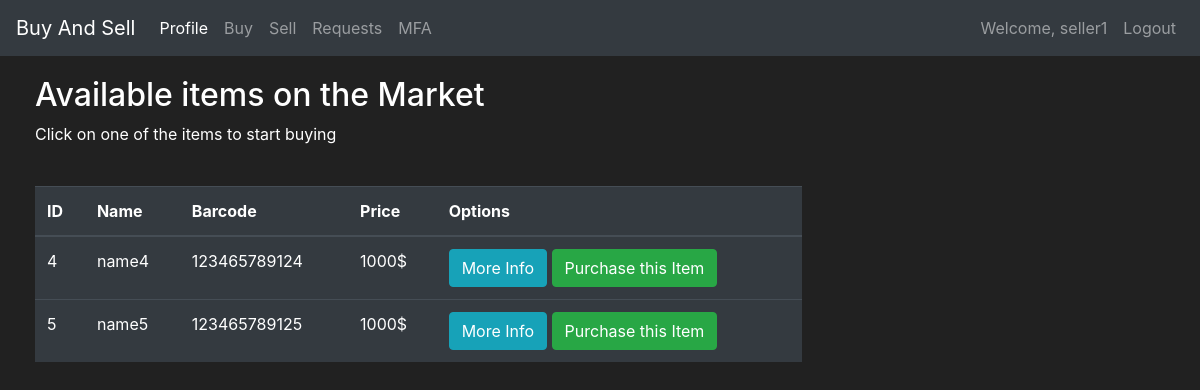
The page /buy (signed in) on the database as committed earlier.
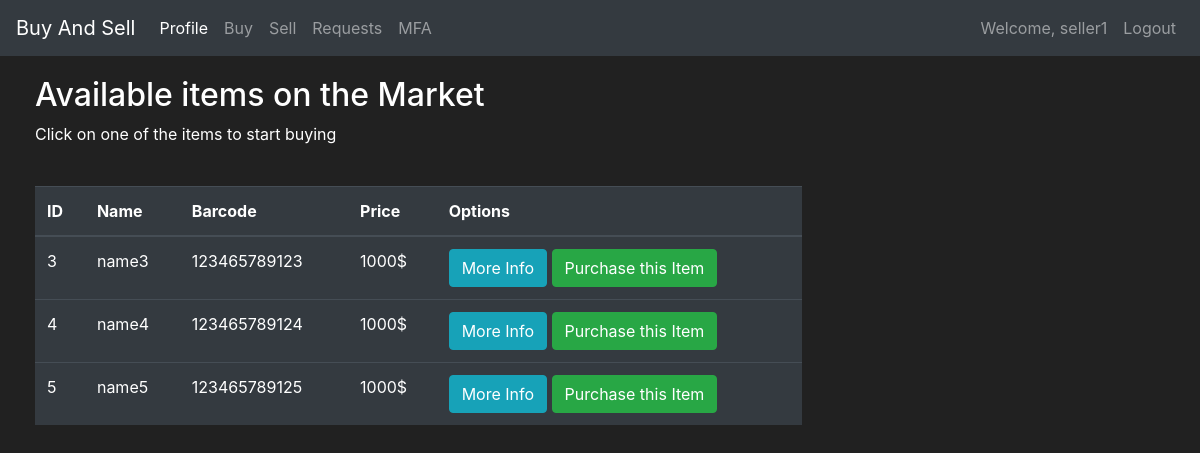
The same page on the database as committed later.
### market/models.py (models this page shows, shortened)
class Item(db.Model):
    id = db.Column(db.Integer(), primary_key=True)
    name = db.Column(db.String(length=30), nullable=False, unique=True)
    price = db.Column(db.Integer(), nullable=False)
    barcode = db.Column(db.String(length=12), nullable=False, unique=True)
    description = db.Column(db.String(length=1024), nullable=False)
    owner = db.Column(db.Integer(), db.ForeignKey('user.id'))

### market/routes.py (the view, shortened to what this page needs)
@app.route('/buy', methods=['GET', 'POST'])
@login_required
def market_page():
    purchase_form = PurchaseItemForm()
    if request.method == "GET":
        items = Item.query.filter(Item.owner!=current_user.id)
        return render_template('market.html', items=items, purchase_form=purchase_form)

### market/models.py (called while the page is built)
@login_manager.user_loader
def load_user(user_id):
    return User.query.get(int(user_id))

### market/templates/market.html (shortened to what this page needs)
{% extends 'base.html' %}
{% block content %}
<div class="row" style="margin-top:20px; margin-left:20px">
   <div class="col-8">
       <h2>Available items on the Market</h2>
       <p>Click on one of the items to start buying</p>
       <br>
      <table class="table table-hover table-dark">
         <thead>
            <tr>
               <th scope="col">ID</th>
               <th scope="col">Name</th>
               <th scope="col">Barcode</th>
               <th scope="col">Price</th>
               <th scope="col">Options</th>
            </tr>
         </thead>
         <tbody>
            {% for item in items %}
            <tr>
               <td>{{ item.id }}</td>
               <td>{{ item.name }}</td>
               <td>{{ item.barcode }}</td>
               <td>{{ item.price }}$</td>
               <td>
                  <button class="btn btn-outline btn-info" data-toggle="modal" data-target="#Modal-MoreInfo-{{ item.id }}">More Info</button>
                  <button class="btn btn-outline btn-success" data-toggle="modal" data-target="#Modal-PurchaseConfirm-{{ item.id }}">Purchase this Item</button>
               </td>
            </tr>
            {% endfor %}
         </tbody>
      </table>
   </div>
{% endblock %}

Rows that differ between the two databases and show on the page:
now on this page (row edited): Item: id "3", name "name3", barcode "123465789123", price "1000"
